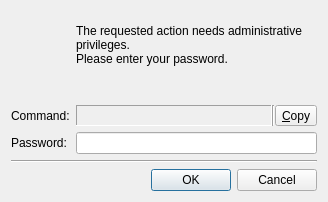
<?xml version="1.0" encoding="UTF-8"?>
<ui version="4.0">
 <class>PasswordDialog</class>
 <widget class="QDialog" name="PasswordDialog">
  <property name="geometry">
   <rect>
    <x>0</x>
    <y>0</y>
    <width>328</width>
    <height>202</height>
   </rect>
  </property>
  <property name="windowTitle">
   <string notr="true">Octopi sudo</string>
  </property>
  <layout class="QVBoxLayout" name="verticalLayout">
   <item>
    <layout class="QGridLayout" name="gridLayout">
     <item row="2" column="1">
      <layout class="QHBoxLayout" name="commandLayout">
       <property name="spacing">
        <number>0</number>
       </property>
       <item>
        <widget class="QLabel" name="commandL">
         <property name="minimumSize">
          <size>
           <width>1</width>
           <height>0</height>
          </size>
         </property>
         <property name="frameShape">
          <enum>QFrame::Panel</enum>
         </property>
         <property name="frameShadow">
          <enum>QFrame::Sunken</enum>
         </property>
        </widget>
       </item>
       <item>
        <widget class="Line" name="line_2">
         <property name="orientation">
          <enum>Qt::Vertical</enum>
         </property>
        </widget>
       </item>
       <item>
        <widget class="QToolButton" name="commandCopyBtn">
         <property name="toolTip">
          <string>Copy command to clipboard</string>
         </property>
         <property name="text">
          <string>&amp;Copy</string>
         </property>
         <property name="icon">
          <iconset theme="edit-copy">
           <normaloff>.</normaloff>.</iconset>
         </property>
         <property name="toolButtonStyle">
          <enum>Qt::ToolButtonIconOnly</enum>
         </property>
        </widget>
       </item>
      </layout>
     </item>
     <item row="1" column="1">
      <widget class="QLabel" name="errorL">
       <property name="sizePolicy">
        <sizepolicy hsizetype="Preferred" vsizetype="Fixed">
         <horstretch>0</horstretch>
         <verstretch>0</verstretch>
        </sizepolicy>
       </property>
      </widget>
     </item>
     <item row="0" column="1" alignment="Qt::AlignVCenter">
      <widget class="QLabel" name="descriptionL">
       <property name="sizePolicy">
        <sizepolicy hsizetype="MinimumExpanding" vsizetype="MinimumExpanding">
         <horstretch>0</horstretch>
         <verstretch>1</verstretch>
        </sizepolicy>
       </property>
       <property name="minimumSize">
        <size>
         <width>230</width>
         <height>0</height>
        </size>
       </property>
       <property name="text">
        <string>The requested action needs administrative privileges.&lt;br&gt;Please enter your password.</string>
       </property>
       <property name="wordWrap">
        <bool>true</bool>
       </property>
      </widget>
     </item>
     <item row="0" column="0">
      <widget class="QLabel" name="iconL">
       <property name="alignment">
        <set>Qt::AlignCenter</set>
       </property>
      </widget>
     </item>
     <item row="1" column="0">
      <widget class="QLabel" name="backendL">
       <property name="sizePolicy">
        <sizepolicy hsizetype="Preferred" vsizetype="Fixed">
         <horstretch>0</horstretch>
         <verstretch>0</verstretch>
        </sizepolicy>
       </property>
       <property name="toolTip">
        <string>LXQt sudo backend</string>
       </property>
       <property name="whatsThis">
        <string>A program LXQt sudo calls in background to elevate privileges.</string>
       </property>
       <property name="alignment">
        <set>Qt::AlignCenter</set>
       </property>
      </widget>
     </item>
     <item row="2" column="0">
      <widget class="QLabel" name="descCommandL">
       <property name="text">
        <string>Command:</string>
       </property>
      </widget>
     </item>
     <item row="3" column="0" rowspan="2">
      <widget class="QLabel" name="descPasswordL">
       <property name="text">
        <string>Password:</string>
       </property>
      </widget>
     </item>
     <item row="3" column="1" rowspan="2">
      <widget class="QLineEdit" name="passwordLE">
       <property name="toolTip">
        <string>Enter password</string>
       </property>
       <property name="echoMode">
        <enum>QLineEdit::Password</enum>
       </property>
      </widget>
     </item>
    </layout>
   </item>
   <item>
    <widget class="Line" name="line">
     <property name="orientation">
      <enum>Qt::Horizontal</enum>
     </property>
    </widget>
   </item>
   <item>
    <widget class="QDialogButtonBox" name="buttonBox">
     <property name="focusPolicy">
      <enum>Qt::TabFocus</enum>
     </property>
     <property name="orientation">
      <enum>Qt::Horizontal</enum>
     </property>
     <property name="standardButtons">
      <set>QDialogButtonBox::Cancel|QDialogButtonBox::Ok</set>
     </property>
    </widget>
   </item>
  </layout>
 </widget>
 <tabstops>
  <tabstop>passwordLE</tabstop>
  <tabstop>buttonBox</tabstop>
  <tabstop>commandCopyBtn</tabstop>
 </tabstops>
 <resources/>
 <connections>
  <connection>
   <sender>buttonBox</sender>
   <signal>accepted()</signal>
   <receiver>PasswordDialog</receiver>
   <slot>accept()</slot>
   <hints>
    <hint type="sourcelabel">
     <x>248</x>
     <y>254</y>
    </hint>
    <hint type="destinationlabel">
     <x>157</x>
     <y>274</y>
    </hint>
   </hints>
  </connection>
  <connection>
   <sender>buttonBox</sender>
   <signal>rejected()</signal>
   <receiver>PasswordDialog</receiver>
   <slot>reject()</slot>
   <hints>
    <hint type="sourcelabel">
     <x>316</x>
     <y>260</y>
    </hint>
    <hint type="destinationlabel">
     <x>286</x>
     <y>274</y>
    </hint>
   </hints>
  </connection>
 </connections>
</ui>
